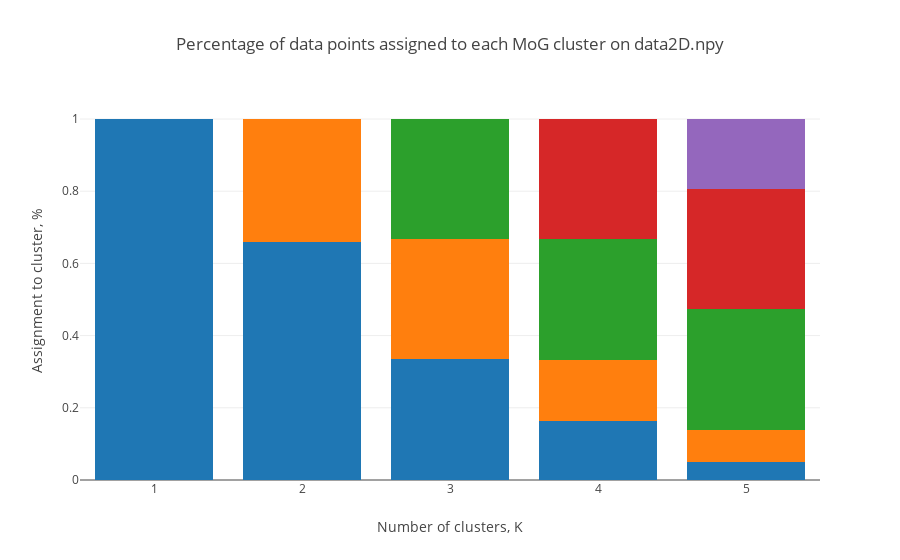

The cell this chart's notebook holds for it:
### Markdown cell above
### Generate bar chart for cluster assignment $\%$

### Code cell
'''
Generate a bar chart for each model showing percentage of data points belong to each cluster
'''
def cluster_assignment_IGraph(results, is_MoG, D, question_name):
    assert D == 2 or D == 100
    
    # Define colour list as per Plotly's default colour list
    colour_list = ['#1f77b4', '#ff7f0e', '#2ca02c', '#d62728', '#9467bd', '#8c564b']
    
    # Define empty figure
    figure = {
        'data': [],
        'layout': {}
    }
    
    # Define data to plot
    for i, result in enumerate(results):
        for k in range(result['K']):
            trace = go.Bar(
                x = [i + 1],
                y = [result['cluster_pi'][-1][k]] if is_MoG == True else [result['composition'][k]],
                marker = {'color': colour_list[k]},
                name = 'Cluster {}'.format(k + 1)
            )
            figure['data'].append(trace)
    
    # Define layout
    figure['layout'] = {
        'title': 'Percentage of data points assigned to each {} cluster on data{}D.npy'\
            .format('MoG' if is_MoG == True else 'K-means', D),
        'xaxis': {'title': 'Number of clusters, K'},
        'yaxis': {'title': 'Assignment to cluster, %'},
        'barmode': 'stack',
        'showlegend': False
    }
    
    # Generate plot
    py.iplot(figure, \
             filename='/ECE521: A3/Q2: Mixture of Gaussians/Q{}_assignment_bar_chart_{}D_{}'\
                 .format(question_name, D, 'MoG' if is_MoG is True else 'K-means'),\
             sharing='private')
    
    return pyo.iplot(figure)

cluster_assignment_IGraph(results_2_2_3, is_MoG=True, D=2, question_name='2.3')

### Figure 1 — Plotly figure (JSON) as saved in the notebook; plotly's stock layout.template omitted (floating-point values rounded to 4 significant figures)
{"data": [{"marker": {"color": "#1f77b4"}, "name": "Cluster 1", "type": "bar", "x": [1], "y": [1]}, {"marker": {"color": "#1f77b4"}, "name": "Cluster 1", "type": "bar", "x": [2], "y": [0.6599]}, {"marker": {"color": "#ff7f0e"}, "name": "Cluster 2", "type": "bar", "x": [2], "y": [0.3401]}, {"marker": {"color": "#1f77b4"}, "name": "Cluster 1", "type": "bar", "x": [3], "y": [0.3359]}, {"marker": {"color": "#ff7f0e"}, "name": "Cluster 2", "type": "bar", "x": [3], "y": [0.3327]}, {"marker": {"color": "#2ca02c"}, "name": "Cluster 3", "type": "bar", "x": [3], "y": [0.3314]}, {"marker": {"color": "#1f77b4"}, "name": "Cluster 1", "type": "bar", "x": [4], "y": [0.1628]}, {"marker": {"color": "#ff7f0e"}, "name": "Cluster 2", "type": "bar", "x": [4], "y": [0.1698]}, {"marker": {"color": "#2ca02c"}, "name": "Cluster 3", "type": "bar", "x": [4], "y": [0.336]}, {"marker": {"color": "#d62728"}, "name": "Cluster 4", "type": "bar", "x": [4], "y": [0.3315]}, {"marker": {"color": "#1f77b4"}, "name": "Cluster 1", "type": "bar", "x": [5], "y": [0.0506]}, {"marker": {"color": "#ff7f0e"}, "name": "Cluster 2", "type": "bar", "x": [5], "y": [0.08865]}, {"marker": {"color": "#2ca02c"}, "name": "Cluster 3", "type": "bar", "x": [5], "y": [0.3347]}, {"marker": {"color": "#d62728"}, "name": "Cluster 4", "type": "bar", "x": [5], "y": [0.3315]}, {"marker": {"color": "#9467bd"}, "name": "Cluster 5", "type": "bar", "x": [5], "y": [0.1945]}], "layout": {"barmode": "stack", "showlegend": false, "title": "Percentage of data points assigned to each MoG cluster on data2D.npy", "xaxis": {"title": "Number of clusters, K"}, "yaxis": {"title": "Assignment to cluster, %"}}}
